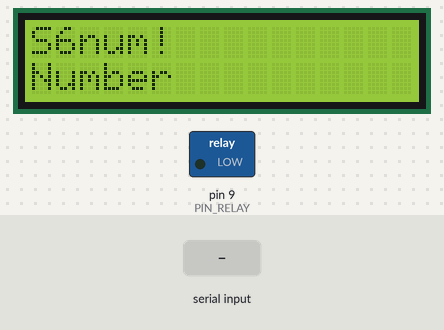
Bench run of a sketch on a simulated Arduino Uno, built with avr-gcc and run on an emulated ATmega328P. Shown: 16×2 character LCD, switched loads named in the sketch (green lamp = pin HIGH). The test bench sets the inputs (shaded band).

Above: at 1.2 s.
1.3 s: "marko\n" received over the second serial link
At 2.9 s:
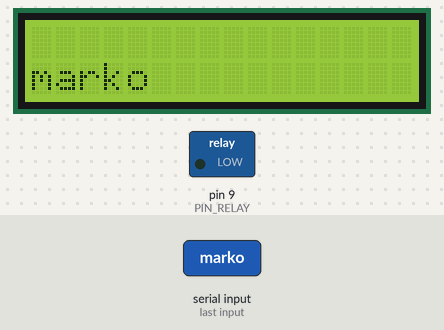
3.8 s: "ma\n" received over the second serial link
At 6.0 s:
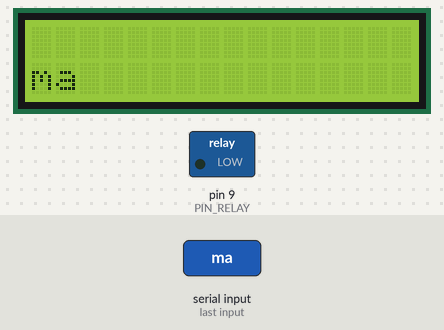
6.3 s: "relee_on\n" received over the second serial link
At 7.9 s:
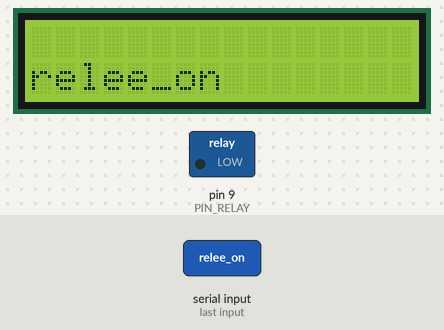
8.8 s: "relee_off\n" received over the second serial link
At 11.0 s:
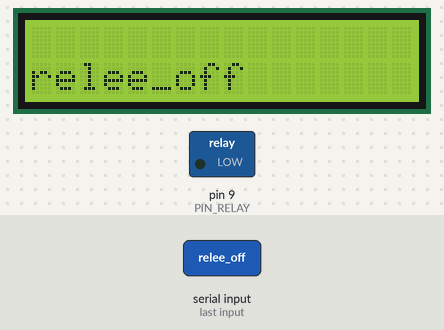
11.3 s: "1\n" received over the second serial link
At 12.8 s:
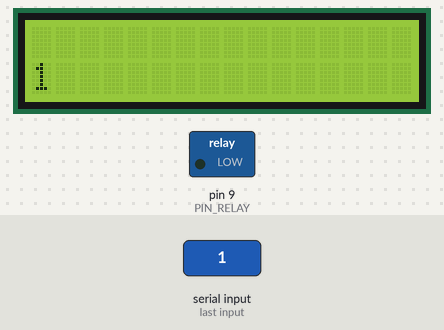
Timing chart, 0 to 14.3 s (numbered marks = the images above; inputs shaded):
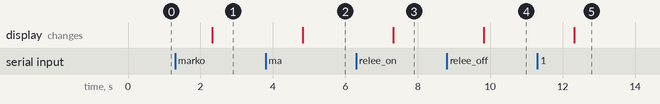

Measured:
- after the input at 1.3 s, the display: changes after 1.0 s (image 1)
- after the input at 3.8 s, the display: changes after 1.0 s (image 2)
- after the input at 6.3 s, the display: changes after 1.0 s (image 3)
- after the input at 8.8 s, the display: changes after 1.0 s (image 4)
- after the input at 11.3 s, the display: changes after 1.0 s (image 5)

The sketch:

now_with_answer.ino
```cpp
#include <SoftwareSerial.h>
#include <LiquidCrystal.h>

SoftwareSerial BT(10, 11); //Rx, Tx
LiquidCrystal lcd(7, 6, 5, 4, 3, 2); //RS E D4 D5 D6 D7

#define PIN_RELAY 9

String text, SMSnumber, SMStext;

void setup()
{
  //serial monitor and bt serial open
  //Serial.begin(9600);
  BT.begin(9600);

  //relee
  pinMode(PIN_RELAY, OUTPUT);
  digitalWrite(PIN_RELAY, LOW); //relee off

  //test msgs
  BT.println("bt module is ready");
  //Serial.println("arduino monitor is ready");

  lcd.begin(16,2);

  lcd.setCursor(0, 1);
  lcd.print("Number");
  lcd.setCursor(0, 0);
  lcd.print("S6num!");
}

void loop()
{
  //keep reading from bt module and send to arduino serial monitor
  if (BT.available())
  {
    text = BT.readString();
    SMSnumber = text.substring(0, (text.indexOf('\n')));
    SMStext = text.substring((text.indexOf('\n')+1), text.length());
    //Serial.println("number: " + SMSnumber);
    //Serial.println("text:   " + SMStext);

    lcd.clear();
    lcd.setCursor(0, 1);
    lcd.print(SMSnumber);
    lcd.setCursor(0, 0);
    lcd.print(SMStext);

    if (SMStext.equals("marko")){
      BT.println("polo");
    }
    else if(SMStext.equals("ma")){
      BT.println("mama");
    }
    else if(SMStext.equals("relee_on")){
      BT.println("relee on");
      digitalWrite(PIN_RELAY, HIGH); //relee on
    }
    else if(SMStext.equals("relee_off")){
      BT.println("relee off");
      digitalWrite(PIN_RELAY, LOW); // relee off
    }
    else{
      BT.println("error operator");
    }


    //Serial.write(BT.read());
  }

  //keep reading from arduino serial monitor and send to bt module
  //if (Serial.available())
  //{
  //  BT.write(Serial.read());
  //}
}
```
